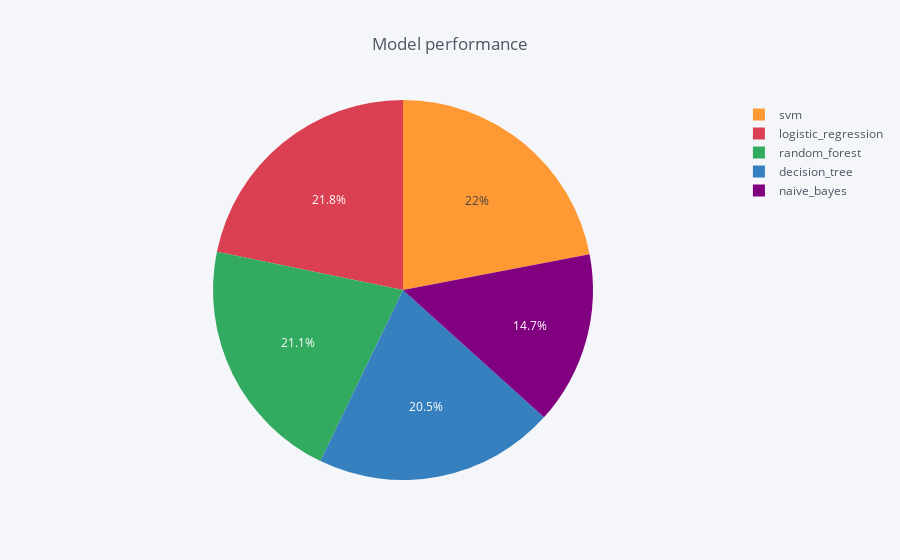

Notebook code cell kept with this figure:
### Code cell
df_scores.iplot(kind='pie', labels='Model', values='Best_Score', title='Model performance', theme='pearl')

### Figure 1 — Plotly figure (JSON) as saved in the notebook; plotly's stock layout.template omitted (floating-point values rounded to 4 significant figures)
{"data": [{"labels": ["svm", "decision_tree", "random_forest", "naive_bayes", "logistic_regression"], "marker": {"colors": ["rgba(255, 153, 51, 1.0)", "rgba(55, 128, 191, 1.0)", "rgba(50, 171, 96, 1.0)", "rgba(128, 0, 128, 1.0)", "rgba(219, 64, 82, 1.0)"]}, "name": "", "type": "pie", "values": [0.8528, 0.7942, 0.8174, 0.571, 0.8449]}], "layout": {"legend": {"bgcolor": "#F5F6F9", "font": {"color": "#4D5663"}}, "paper_bgcolor": "#F5F6F9", "plot_bgcolor": "#F5F6F9", "title": "Model performance", "titlefont": {"color": "#4D5663"}}}
